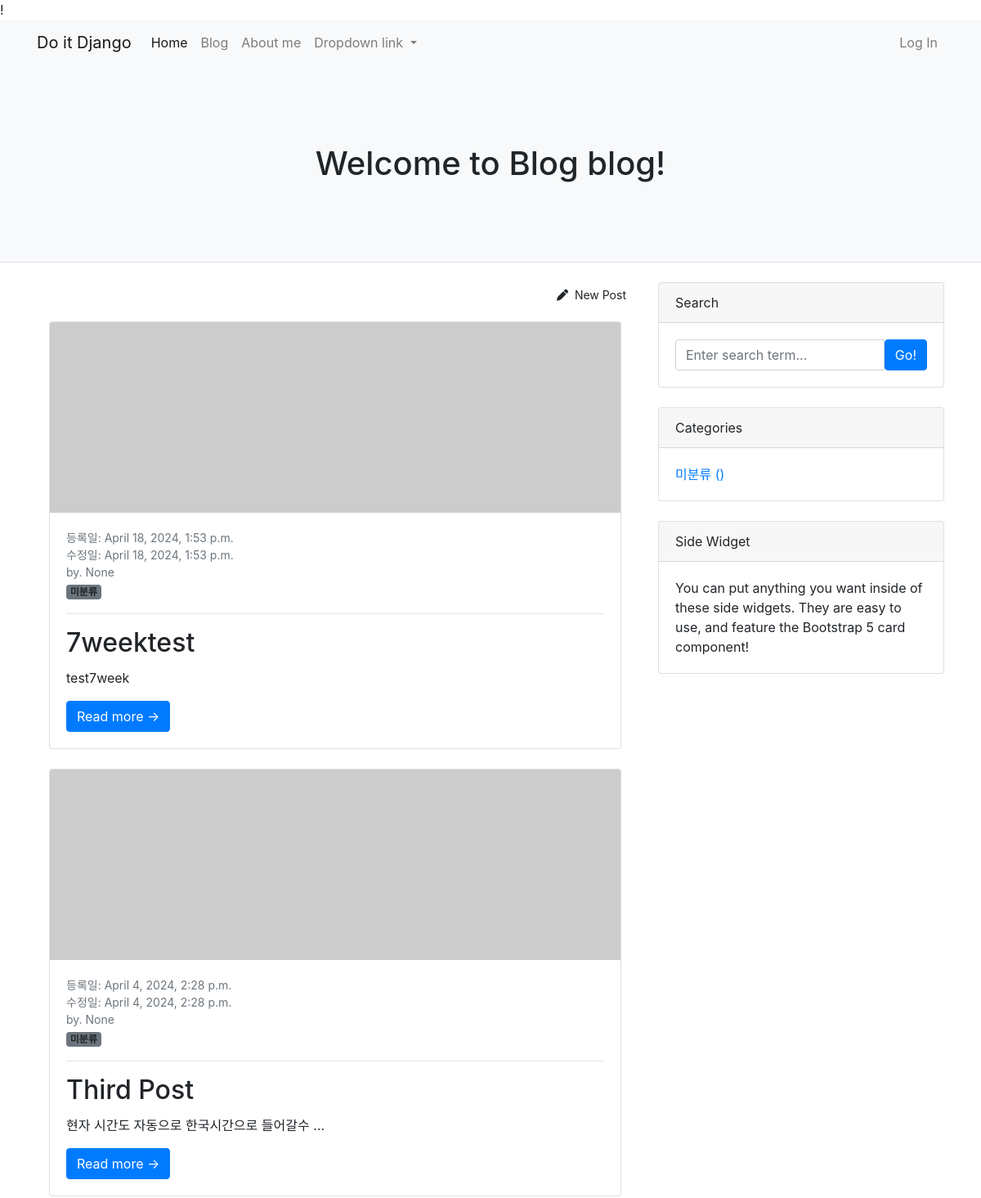
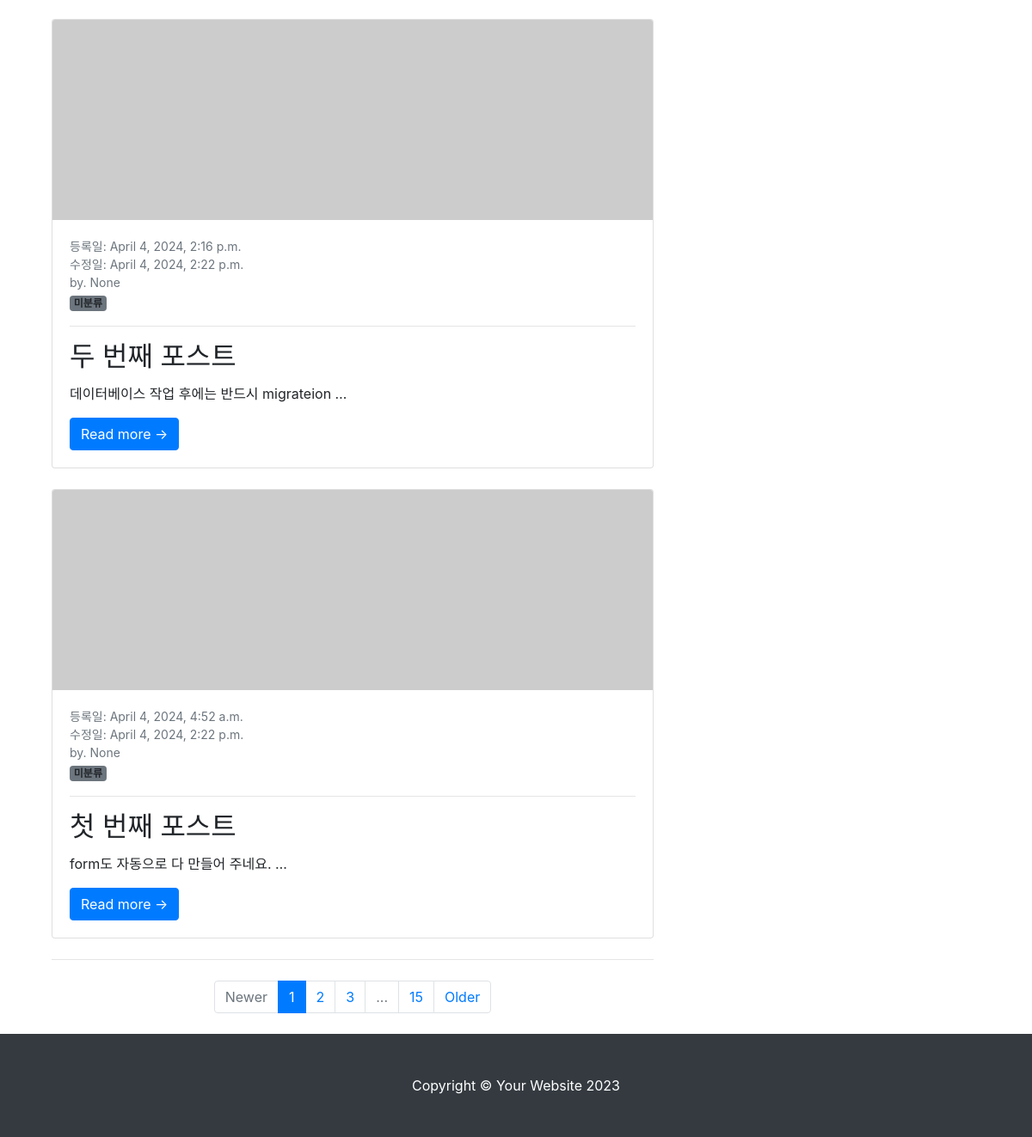
Screenshot of /blog/ with the database file from the repository (2 pictures, top to bottom).
### blog/models.py (models this page shows, shortened)
class Post(models.Model):  # table 작업 : database스키마 작성
    title = models.CharField(max_length=30)
    content = models.TextField()
    created_at = models.DateTimeField(auto_now_add=True)
    updated_at = models.DateTimeField(auto_now=True)
    head_image = models.ImageField(upload_to='blog/images/%Y/%m/%d/', blank= True)
    file_upload = models.FileField(upload_to='blog/files/%Y/%m/%d/', blank= True)
    user = models.ForeignKey(User, null=True, on_delete=models.SET_NULL)
    category = models.ForeignKey(Category, null=True, blank=True ,on_delete=models.SET_NULL)
    def get_absolute_url(self):
        return f"/blog/{self.pk}/"

### blog/views.py (the view)
# urls.py: path("", views.PostList.as_view()) #클래스를 연결시켜준다.
class PostList(ListView): #ListView를 상속 받는다.
    model = Post #우리가 만든 Post를 연결시켜준다.
    ordering = '-pk'
    def get_context_data(self, **kwargs):
        context = super(PostList, self).get_context_data()
        context['categories'] = Category.objects.all()
        context['no_category_post_count'] = Post.objects.filter(category=None).count()
        return context

### blog/templates/blog/post_list.html (shortened to what this page needs)
{% extends 'blog/base.html' %}
{% block main_area %}
<div id="main-area">
    <div id="main-area">
        <a class="btn brn-info btn-sm float-right" href="/blog/create_post/" role="button">
            <i class="fas fa-pen"></i>&nbsp;&nbsp;New Post
        </a><br><br>
    </div>
    {% if post_list.exists %}
        <div class="col-lg-12">
        {% for p in post_list %}
        <div class="card mb-4">
            {% if p.head_image %}
            <img class="card-img-top" src="{{p.head_image.url}}" height=300 alt="..." />
            {% else %}
            <img class="card-img-top" src="https://picsum.photos/seed/{{p.pk}}/900/300" alt="..." />
            {% endif %}
            <div class="card-body">
                <div class="small text-muted">등록일: {{ p.created_at }}</div>
                <div class="small text-muted">수정일: {{ p.updated_at }}</div>
                <div class="small text-muted">by. {{p.user}}</div>
                {% if p.category %}
                    <span class="badge bg-secondary">{{ p.category }}</span>
                {% else %}
                    <span class="badge bg-secondary">미분류</span>
                {% endif %}
                <hr>
                <h2 class="card-title">{{ p.title }}</h2>
                <p class="card-text">{{ p.content | truncatewords:5 | linebreaksbr }}</p>
                <a class="btn btn-primary" href="{{ p.get_absolute_url }}">Read more →</a>
            </div>
        </div>
        {% endfor %}
    {% else %}
        <h1>아직 게시물이 없습니다.</h1>
    {% endif %}
            <nav aria-label="Pagination">
                <hr class="my-0" />
                <ul class="pagination justify-content-center my-4">
                    <li class="page-item disabled"><a class="page-link" href="#" tabindex="-1" aria-disabled="true">Newer</a></li>
                    <li class="page-item active" aria-current="page"><a class="page-link" href="#!">1</a></li>
                    <li class="page-item"><a class="page-link" href="#!">2</a></li>
                    <li class="page-item"><a class="page-link" href="#!">3</a></li>
                    <li class="page-item disabled"><a class="page-link" href="#!">...</a></li>
                    <li class="page-item"><a class="page-link" href="#!">15</a></li>
                    <li class="page-item"><a class="page-link" href="#!">Older</a></li>
                </ul>
            </nav>
        </div>
</div>
{% endblock %}

### blog/templates/blog/base.html (shortened to what this page needs)
<!DOCTYPE html>
{% load static %}
<html lang="en">
    <head>
        <link href="{% static 'blog/bootstrap4/bootstrap.min.css' %}" rel="stylesheet" type="text/css">
    </head>
    <body>
        {% include 'blog/navbar.html' %}
        <header class="py-5 bg-light border-bottom mb-4">
            <div class="container">
                <div class="text-center my-5">
                    <h1 class="fw-bolder">
                        {% block header_title %}
                            Welcome to Blog blog!
                        {% endblock %}
                    </h1>
                </div>
            </div>
        </header>
        <div class="container">
            <div class="row">
                <div class="col-lg-8">
                    {% block main_area %}
                    {% endblock %}
                </div>
                <div class="col-lg-4">
                    <div class="card mb-4">
                        <div class="card-header">Search</div>
                        <div class="card-body">
                            <div class="input-group">
                                <input class="form-control" type="text" placeholder="Enter search term..." aria-label="Enter search term..." aria-describedby="button-search" />
                                <button class="btn btn-primary" id="button-search" type="button">Go!</button>
                            </div>
                        </div>
                    </div>
                    <div class="card mb-4">
                        <div class="card-header">Categories</div>
                        <div class="card-body">
                            <div class="row">
                                <div class="col-sm-6">
                                    <ul class="list-unstyled mb-0">
                                        <li>
                                        <a href="/blog/category/nocategory">미분류 ({{ category.post_set.count }})</a>
                                        </li>
                                    </ul>
                                </div>
                            </div>
                        </div>
                    </div>
                    <div class="card mb-4">
                        <div class="card-header">Side Widget</div>
                        <div class="card-body">You can put anything you want inside of these side widgets. They are easy to use, and feature the Bootstrap 5 card component!</div>
                    </div>
                </div>
            </div>
        </div>
        {% include 'blog/footer.html' %}
    </body>
</html>

### blog/templates/blog/navbar.html (shortened to what this page needs)
!
<nav class="navbar navbar-expand-lg navbar-light bg-light">
    <div class="container">
        <a class="navbar-brand" href="/">Do it Django</a>
        <div class="collapse navbar-collapse" id="navbarNavDropdown">
        <ul class="navbar-nav mr-auto">
            <li class="nav-item active">
            <a class="nav-link" href="/">Home </a>
            </li>
            <li class="nav-item">
            <a class="nav-link" href="/blog/">Blog</a>
            </li>
            <li class="nav-item">
            <a class="nav-link" href="/about_me">About me</a>
            </li>
            <li class="nav-item dropdown">
            <a class="nav-link dropdown-toggle" href="#" role="button" data-toggle="dropdown" aria-expanded="false">
                Dropdown link
            </a>
            </li>
        </ul>
        <ul class="navbar-nav ml-auto">
            <li class="nav-item">
                <a class="nav-link" href="#" data-toggle="modal" data-target="#LoginModal">Log In</a>
            </li>
        </ul>
        </div>
    </div>
</nav>

### blog/templates/blog/footer.html
<footer class="py-5 bg-dark">
    <div class="container"><p class="m-0 text-center text-white">Copyright &copy; Your Website 2023</p></div>
</footer>

### rows the page displays
Post: created_at "April 18, 2024, 1:53 p.m.", updated_at "April 18, 2024, 1:53 p.m.", user "None", shows "미분류", title "7weektest", content "test7week"
Post: created_at "April 4, 2024, 2:28 p.m.", updated_at "April 4, 2024, 2:28 p.m.", user "None", shows "미분류", title "Third Post", content "현자 시간도 자동으로 한국시간으로 들어갈수 …"
Post: created_at "April 4, 2024, 2:16 p.m.", updated_at "April 4, 2024, 2:22 p.m.", user "None", shows "미분류", title "두 번째 포스트", content "데이터베이스 작업 후에는 반드시 migrateion …"
Post: created_at "April 4, 2024, 4:52 a.m.", updated_at "April 4, 2024, 2:22 p.m.", user "None", shows "미분류", title "첫 번째 포스트", content "form도 자동으로 다 만들어 주네요. …"
